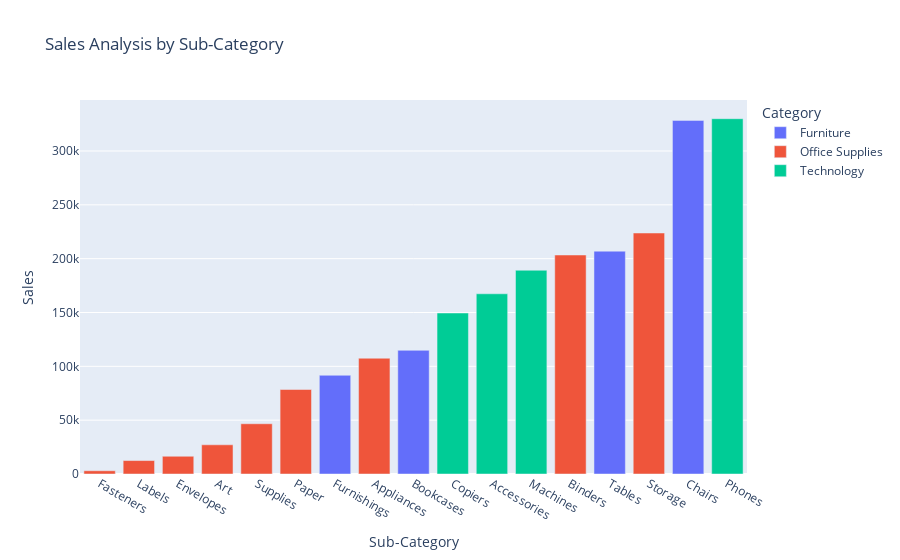

The notebook cell saved with this chart:
### Markdown cell above
![image.png](attachment:image.png)

### Code cell
sales_by_subcategory = data.groupby(['Category', 'Sub-Category'])['Sales'].sum().reset_index()
fig = px.bar(sales_by_subcategory, 
             x='Sub-Category', 
             y='Sales', 
             title='Sales Analysis by Sub-Category',
             color='Category',  # Add color parameter for legend
             category_orders={"Sub-Category": sales_by_subcategory.sort_values('Sales')['Sub-Category'].tolist()})
fig.show()

### Figure 1 — Plotly figure (JSON) as saved in the notebook; plotly's stock layout.template omitted (floating-point values rounded to 4 significant figures)
{"data": [{"alignmentgroup": "True", "hovertemplate": "Category=Furniture<br>Sub-Category=%{x}<br>Sales=%{y}<extra></extra>", "legendgroup": "Furniture", "marker": {"color": "#636efa", "pattern": {"shape": ""}}, "name": "Furniture", "offsetgroup": "Furniture", "orientation": "v", "showlegend": true, "textposition": "auto", "type": "bar", "x": ["Bookcases", "Chairs", "Furnishings", "Tables"], "xaxis": "x", "y": [114900.0, 328400.0, 91710.0, 207000.0], "yaxis": "y"}, {"alignmentgroup": "True", "hovertemplate": "Category=Office Supplies<br>Sub-Category=%{x}<br>Sales=%{y}<extra></extra>", "legendgroup": "Office Supplies", "marker": {"color": "#EF553B", "pattern": {"shape": ""}}, "name": "Office Supplies", "offsetgroup": "Office Supplies", "orientation": "v", "showlegend": true, "textposition": "auto", "type": "bar", "x": ["Appliances", "Art", "Binders", "Envelopes", "Fasteners", "Labels", "Paper", "Storage", "Supplies"], "xaxis": "x", "y": [107500.0, 27120.0, 203400.0, 16480.0, 3024.0, 12490.0, 78480.0, 223800.0, 46670.0], "yaxis": "y"}, {"alignmentgroup": "True", "hovertemplate": "Category=Technology<br>Sub-Category=%{x}<br>Sales=%{y}<extra></extra>", "legendgroup": "Technology", "marker": {"color": "#00cc96", "pattern": {"shape": ""}}, "name": "Technology", "offsetgroup": "Technology", "orientation": "v", "showlegend": true, "textposition": "auto", "type": "bar", "x": ["Accessories", "Copiers", "Machines", "Phones"], "xaxis": "x", "y": [167400.0, 149500.0, 189200.0, 330000.0], "yaxis": "y"}], "layout": {"barmode": "relative", "legend": {"title": {"text": "Category"}, "tracegroupgap": 0}, "title": {"text": "Sales Analysis by Sub-Category"}, "xaxis": {"anchor": "y", "categoryarray": ["Fasteners", "Labels", "Envelopes", "Art", "Supplies", "Paper", "Furnishings", "Appliances", "Bookcases", "Copiers", "Accessories", "Machines", "Binders", "Tables", "Storage", "Chairs", "Phones"], "categoryorder": "array", "domain": [0, 1], "title": {"text": "Sub-Category"}}, "yaxis": {"anchor": "x", "domain": [0, 1], "title": {"text": "Sales"}}}}
